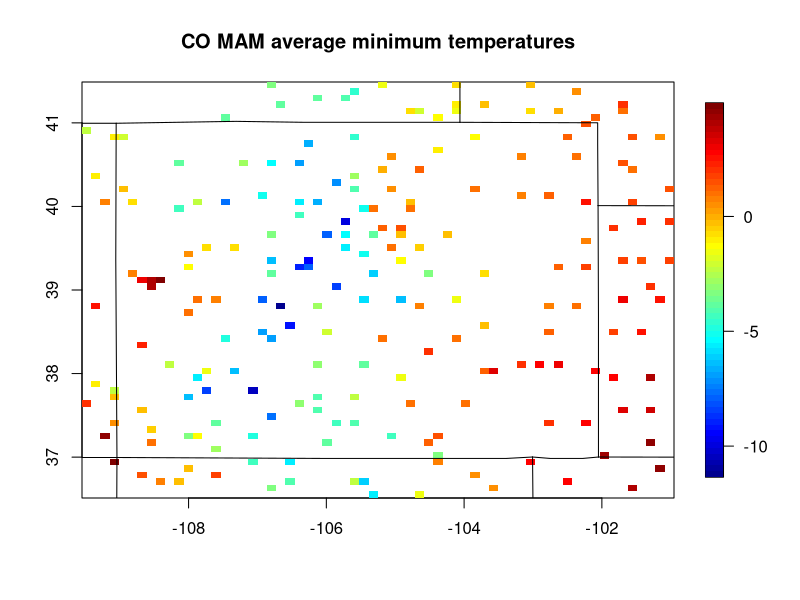
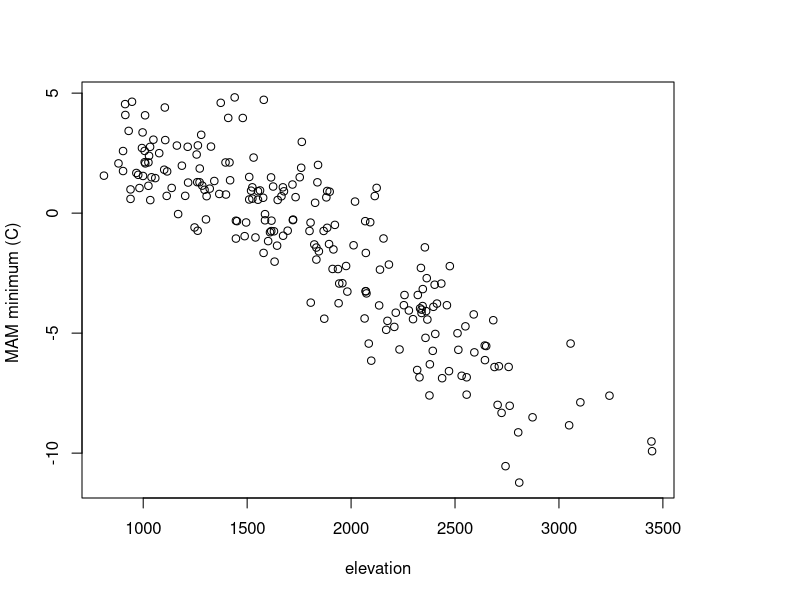
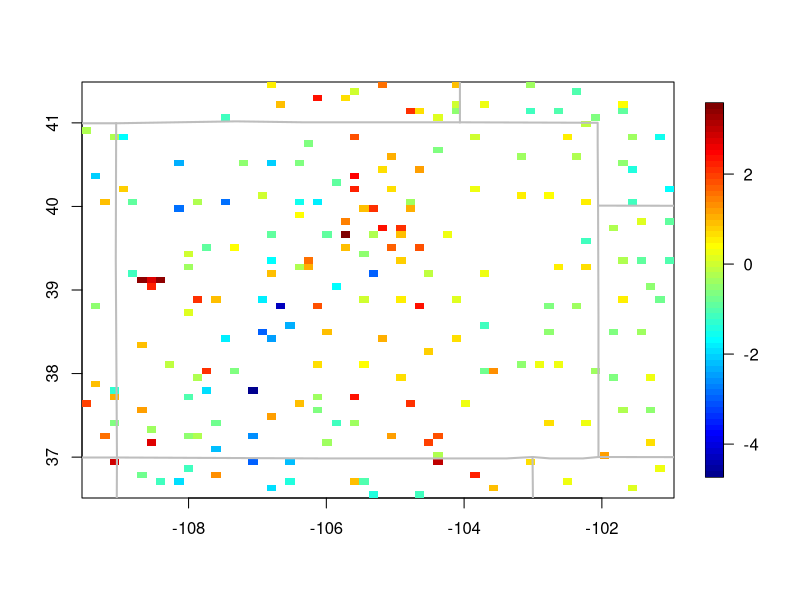

Reproduce these figures in R, in order. (Note: this script raises an error after producing the figures.)
library( fields)
data(COmonthlyMet)
ls()
x<- CO.loc
y<- CO.tmin.MAM.climate
elev<- CO.elev
good<- !is.na( y)
x<- x[good,]
y<- y[good]
elev<- elev[good]


quilt.plot( x, y)
US( add=TRUE)
title("CO MAM average minimum temperatures")


fit1<- Tps( x, y)

surf<- predictSurface( fit1)
surfSE<-predictSurfaceSE( fit1)




plot( elev, y, xlab="elevation", ylab="MAM minimum (C) ")

X<- cbind( x, elev)
lmObj<- lm( y ~ lon + lat + elev, data=X )
summary( lmObj)

quilt.plot( x, lmObj$residuals)
US( add=TRUE, col="grey", lwd=2)


data( RMelevation) 
# elevations for the Rocky mountain area.

contour( elevGrid, levels=c( 2e3), add=TRUE, col="grey")

NGRID <- 250
COGrid<- fields.x.to.grid( x, nx=NGRID, ny=NGRID)
names(COGrid)<- c("x","y")
data( RMelevation) # elevations for the ROcky mountain area. 
elevGrid<- interp.surface.grid( RMelevation, COGrid )

fit1E<- spatialProcess( x,y, Z= elev, ngrid=20) 
surFull<- predictSurface( fit1E, grid.list= COGrid,
                          ZGrid= elevGrid)
image.plot( surFull)

surSmooth<-predictSurface( fit1E, grid.list= COGrid, drop.Z=TRUE)
image.plot( surSmooth)

# this does not work!
fit2<- Tps( x, y, Z=elev)
surf2<- predictSurface( fit2, grid.list=COGrid, Zgrid=elevGrid)
                        
